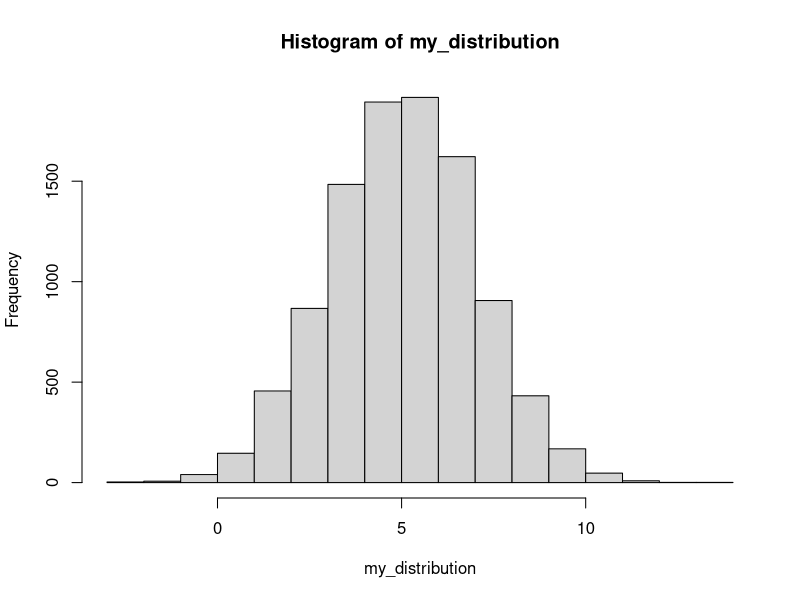
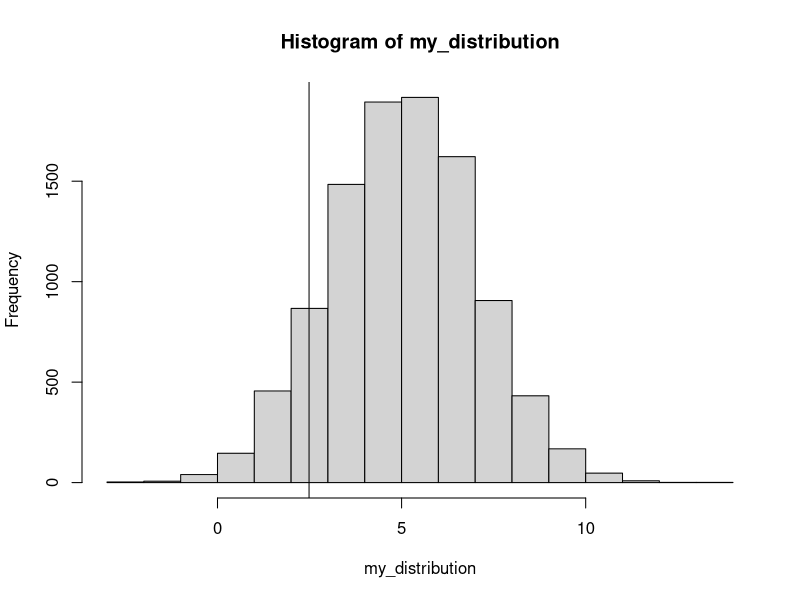

The R script that drew these images, in order:
## ---- chunk 1
print("At the end of the day, R is a fancy calculator")
print(1 + 1)
## ---- chunk 2
library(tidyverse)
## ---- chunk 3
1 + 1
2 * 2
## ---- chunk 4
# Does 1 equal 1?
1 == 1

# Does 1 equal 2?
1 == 2

# Is 2 greater than 1?
2 > 1

# Is 2 greater than or equal to 2?
2 >= 2
## ---- chunk 5
my_number <- 10

print(my_number)
## ---- chunk 6
result <- 1 + 1 == 2

print(result)
## ---- chunk 7
my_vector <- c(1, 2, 3, 4, 5)
## ---- chunk 8
vector_plus_one <- my_vector + 1

print(vector_plus_one)
## ---- chunk 9
a <- c(1, 2, 3, 4, 5)
b <- c(1, 2, 3, 0, 10)

print(a + b)
print(a == b)
## ---- chunk 10
mean(x = my_vector)
## ---- chunk 11
help(mean)
?mean
## ---- chunk 12
# Your code here

## ---- chunk 13
my_distribution <- rnorm(n = 10000, mean = 5, sd = 2)

# Here are the first 50 values
print(my_distribution[1:50])

# This is the mean
mean(my_distribution)

# This is the standard deviation
sd(my_distribution)

# Here's a histogram
hist(my_distribution)
## ---- chunk 14
tenth_percentile <- quantile(x = my_distribution, probs = .1)

print(tenth_percentile)
## ---- chunk 15
hist(my_distribution)

abline(v = tenth_percentile)
## ---- chunk 16
# Your code here

